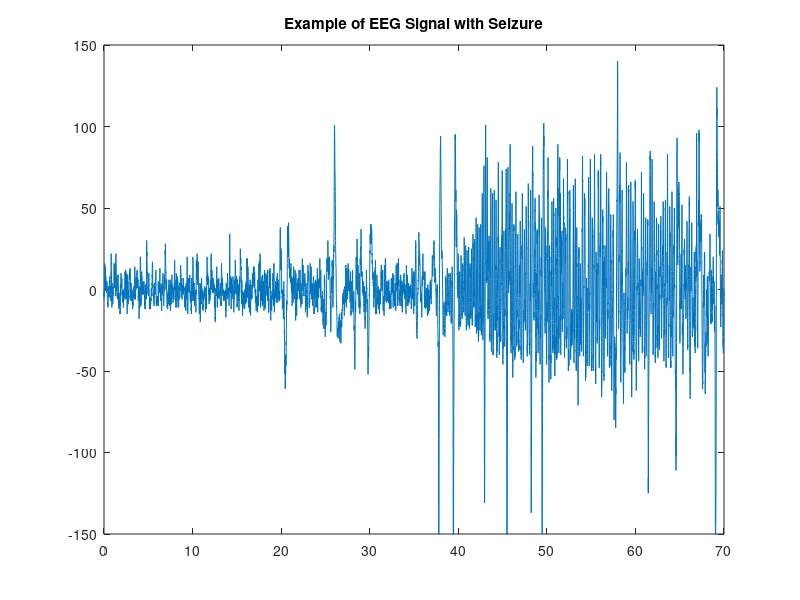

Here is the MATLAB script that generated this plot: (Note: this script raises an error after producing the figure.)
%%%%%%%%%% 
% Plotting the signal under investigation
% Wouter Kayser and Karen van der Werff 2019
%%%%%%%%%%

clear; close all;
load('data_assignment.mat');
% Signal that willmainly be investigated. 
signal = EEG(12,:);

plot(linspace(0, length(signal)/250, length(signal)), signal);
title('Example of EEG Signal with Seizure')
ylim([-150 150])
xline(39, 'r', 'Start of Seizure', 'FontSize', 24, 'LineWidth', 3)
ylabel('Amplitude (μV)')
xlabel('Time (s)')
set(gca,'FontSize',24)